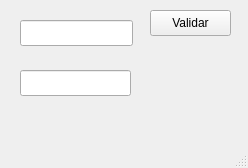
<?xml version="1.0" encoding="UTF-8"?>
<ui version="4.0">
 <class>MainWindow</class>
 <widget class="QMainWindow" name="MainWindow">
  <property name="geometry">
   <rect>
    <x>0</x>
    <y>0</y>
    <width>248</width>
    <height>168</height>
   </rect>
  </property>
  <property name="windowTitle">
   <string>MainWindow</string>
  </property>
  <widget class="QWidget" name="centralwidget">
   <widget class="QLineEdit" name="txt_nome">
    <property name="geometry">
     <rect>
      <x>20</x>
      <y>20</y>
      <width>113</width>
      <height>26</height>
     </rect>
    </property>
   </widget>
   <widget class="QPushButton" name="btn_validar">
    <property name="geometry">
     <rect>
      <x>150</x>
      <y>10</y>
      <width>81</width>
      <height>26</height>
     </rect>
    </property>
    <property name="text">
     <string>Validar</string>
    </property>
   </widget>
   <widget class="QLineEdit" name="txt_idade">
    <property name="geometry">
     <rect>
      <x>20</x>
      <y>70</y>
      <width>111</width>
      <height>26</height>
     </rect>
    </property>
   </widget>
  </widget>
  <widget class="QMenuBar" name="menubar">
   <property name="geometry">
    <rect>
     <x>0</x>
     <y>0</y>
     <width>248</width>
     <height>33</height>
    </rect>
   </property>
  </widget>
  <widget class="QStatusBar" name="statusbar"/>
 </widget>
 <resources/>
 <connections/>
</ui>
